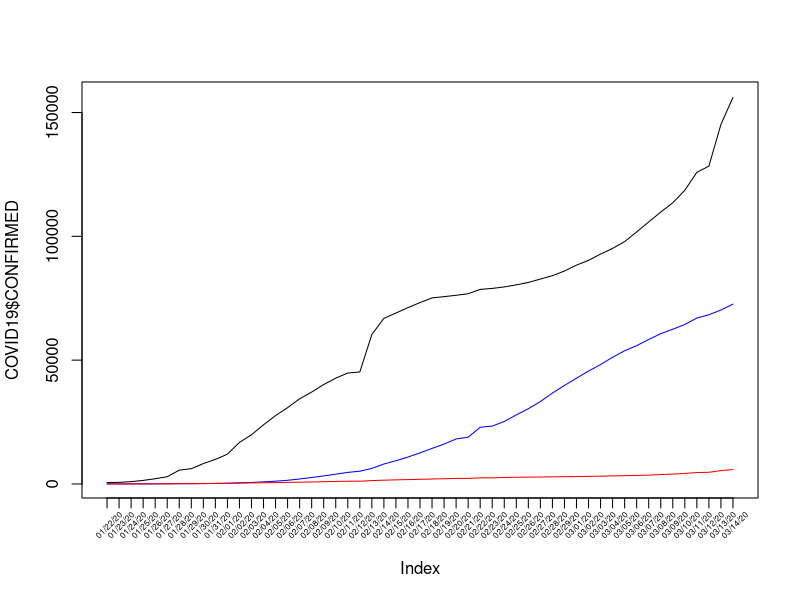
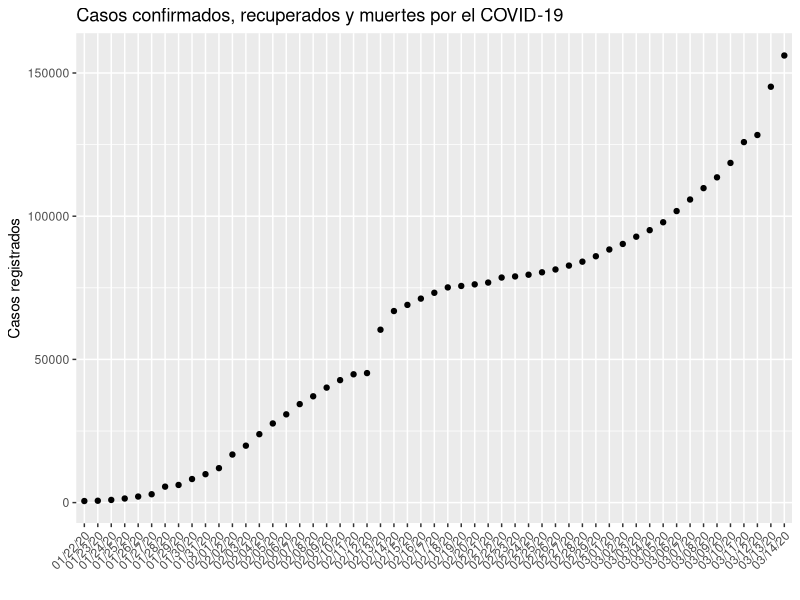

The R source for these figures, in order:
setwd("~/Documents/Maestria/3 Cuatrimestre/Analitica Web/Unidad 1/novel-corona-virus-2019-dataset/")

COVID19  <- read.table("time_series_covid_19_confirmed_totals.csv", header = TRUE, sep = ",")

summary(COVID19)

# Se grafican los datos de casos confirmados
plot(COVID19$CONFIRMED, type = "l", lwd=1, xaxt="n", col="black")

# Casos de pacientes recuperados
lines(COVID19$RECOVERED, col = "blue" , type = "l", lwd = 1)

# Casos de pacientes fallecidos
lines(COVID19$DEATH, col = "red", type = "l", lwd = 1)

# Muestra de los ejes
axis(
  side = 1, 
  at = 1:length(row.names(COVID19)), 
  labels = FALSE,
  las = 2
  )

# Texto de los ejes
text(
  x = 1:length(row.names(COVID19)), 
  y = par("usr")[3] - 6000, 
  labels = COVID19$DATES, 
  srt = 45, 
  pos = 1, 
  adj = 1, 
  xpd = NA,
  cex = 0.5
  )



# Usando GGPLOT
library('ggplot2')
ggplot(data = COVID19, mapping = aes(x = DATES, y = CONFIRMED)) +
  geom_point() +
  geom_smooth(stat = 'smooth', method = 'glm', formula = DATES ~ CONFIRMED) +
  labs(
    title = "Casos confirmados, recuperados y muertes por el COVID-19",
    x = "",
    y = "Casos registrados"
  ) + 
  theme(axis.text.x = element_text(angle = 45, hjust = 1))
